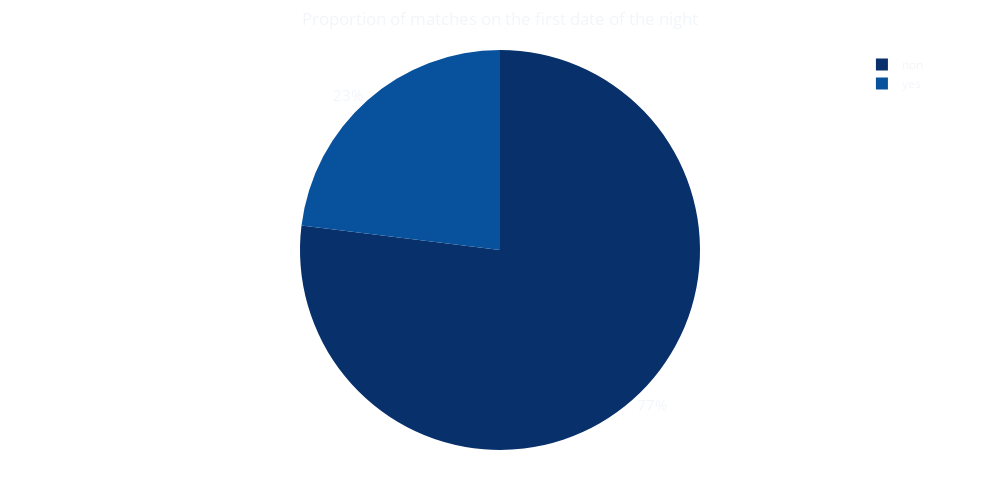

The notebook cell this image was saved under:
### Code cell
match_first = dict(df_first['match'].groupby(df_first['match']).count())

fig = px.pie(match_first.items(), values= match_first.values(), names= match_first.keys(), color= match_first,
              width= 1000,
              height = 500,    
              title=  "Proportion of matches on the first date of the night",
             color_discrete_sequence=px.colors.sequential.Blues_r)
fig.update_traces(textposition = 'outside', textfont_size = 15)             
fig.update_layout(title_x = 0.5, 
                      margin={"l":50,"r":50,"b":50,"t":50,"pad":4},
                      xaxis_title = 'attractiveness',
                      yaxis_title = 'count',
                      template = 'plotly_dark'
                      )
fig.update_layout({'plot_bgcolor': 'rgba(0, 0, 0, 0)',
                    'paper_bgcolor': 'rgba(0, 0, 0, 0)'}
                      )  

fig.show()

### Figure 1 — Plotly figure (JSON) as saved in the notebook; plotly's stock layout.template omitted (floating-point values rounded to 4 significant figures)
{"data": [{"customdata": [[424], [127]], "domain": {"x": [0, 1], "y": [0, 1]}, "hovertemplate": "label=%{label}<br>value=%{value}<br>color=%{customdata[0]}<extra></extra>", "labels": ["non", "yes"], "legendgroup": "", "marker": {"colors": ["rgb(8,48,107)", "rgb(8,81,156)"]}, "name": "", "showlegend": true, "textfont": {"size": 15}, "textposition": "outside", "type": "pie", "values": [424, 127]}], "layout": {"height": 500, "legend": {"tracegroupgap": 0}, "margin": {"b": 50, "l": 50, "pad": 4, "r": 50, "t": 50}, "paper_bgcolor": "rgba(0, 0, 0, 0)", "piecolorway": ["rgb(8,48,107)", "rgb(8,81,156)", "rgb(33,113,181)", "rgb(66,146,198)", "rgb(107,174,214)", "rgb(158,202,225)", "rgb(198,219,239)", "rgb(222,235,247)", "rgb(247,251,255)"], "plot_bgcolor": "rgba(0, 0, 0, 0)", "title": {"text": "Proportion of matches on the first date of the night", "x": 0.5}, "width": 1000, "xaxis": {"title": {"text": "attractiveness"}}, "yaxis": {"title": {"text": "count"}}}}
